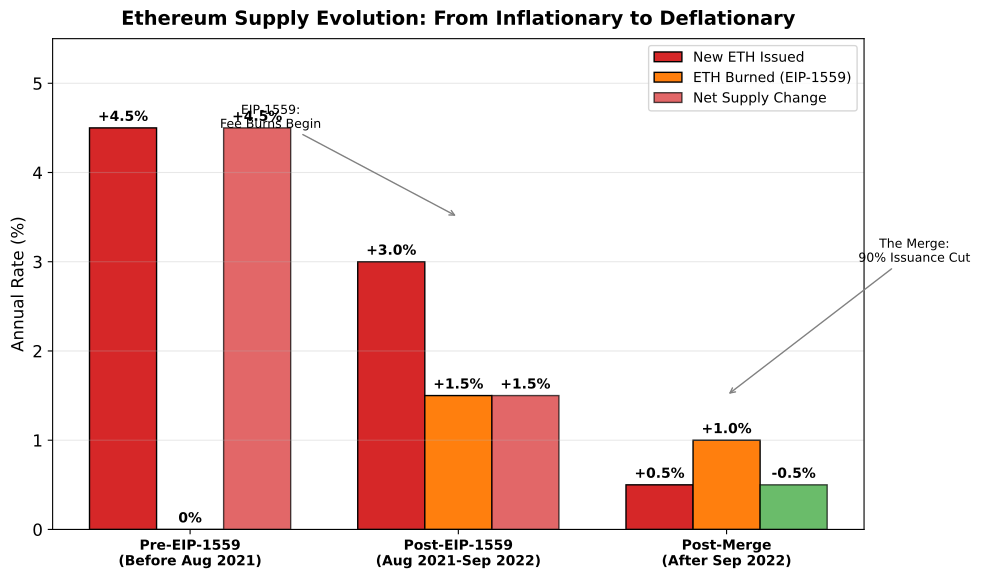

Source code (Python):
"""
ETH Supply Evolution
Timeline showing ETH issuance changes through major upgrades
"""

import matplotlib.pyplot as plt
import numpy as np
from pathlib import Path

CHART_METADATA = {
    'title': 'ETH Supply Evolution',
    'url': 'https://github.com/Digital-AI-Finance/Blockchain_Crypto/tree/main/Module_D_Tokenomics/L29_Token_Economics/charts/05_eth_supply_evolution'
}

plt.rcParams.update({
    'font.size': 14,
    'axes.labelsize': 14,
    'axes.titlesize': 16,
    'xtick.labelsize': 12,
    'ytick.labelsize': 12,
    'legend.fontsize': 12,
    'figure.figsize': (10, 6),
    'figure.dpi': 150
})

MLPURPLE = '#3333B2'
MLBLUE = '#0066CC'
MLORANGE = '#FF7F0E'
MLGREEN = '#2CA02C'
MLRED = '#D62728'

fig, ax = plt.subplots(figsize=(10, 6))

# Time periods and issuance rates
periods = ['Pre-EIP-1559\n(Before Aug 2021)', 'Post-EIP-1559\n(Aug 2021-Sep 2022)', 'Post-Merge\n(After Sep 2022)']
issuance = [4.5, 3.0, 0.5]  # % annual issuance
burn_rate = [0, 1.5, 1.0]  # % annual burn
net_change = [4.5, 1.5, -0.5]  # Net supply change

x = np.arange(len(periods))
width = 0.25

bars1 = ax.bar(x - width, issuance, width, label='New ETH Issued', color=MLRED, edgecolor='black', linewidth=1)
bars2 = ax.bar(x, burn_rate, width, label='ETH Burned (EIP-1559)', color=MLORANGE, edgecolor='black', linewidth=1)
bars3 = ax.bar(x + width, [abs(n) for n in net_change], width, label='Net Supply Change',
               color=[MLRED if n > 0 else MLGREEN for n in net_change], edgecolor='black', linewidth=1, alpha=0.7)

# Add value labels
for bars, vals in [(bars1, issuance), (bars2, burn_rate), (bars3, net_change)]:
    for bar, val in zip(bars, vals):
        sign = '+' if val > 0 else ''
        ax.annotate(f'{sign}{val}%',
                    xy=(bar.get_x() + bar.get_width()/2, bar.get_height()),
                    xytext=(0, 3), textcoords='offset points',
                    ha='center', va='bottom', fontsize=14, fontweight='bold')

# Add milestone annotations
ax.annotate('EIP-1559:\nFee Burns Begin', xy=(1, 3.5), xytext=(0.3, 4.5),
            fontsize=14, ha='center', arrowprops=dict(arrowstyle='->', color='gray'))
ax.annotate('The Merge:\n90% Issuance Cut', xy=(2, 1.5), xytext=(2.7, 3),
            fontsize=14, ha='center', arrowprops=dict(arrowstyle='->', color='gray'))

ax.set_ylabel('Annual Rate (%)', fontsize=15)
ax.set_xticks(x)
ax.set_xticklabels(periods, fontsize=14, fontweight='bold')
ax.set_ylim(0, 5.5)

ax.legend(loc='upper right', fontsize=14)
ax.grid(True, alpha=0.3, axis='y')

ax.set_title('Ethereum Supply Evolution: From Inflationary to Deflationary', fontweight='bold', fontsize=14, pad=10)
plt.tight_layout()

output_path = Path(__file__).parent / 'chart.pdf'
plt.savefig(output_path, bbox_inches='tight', dpi=300)
print(f"Chart saved to: {output_path.absolute()}")
plt.close()
